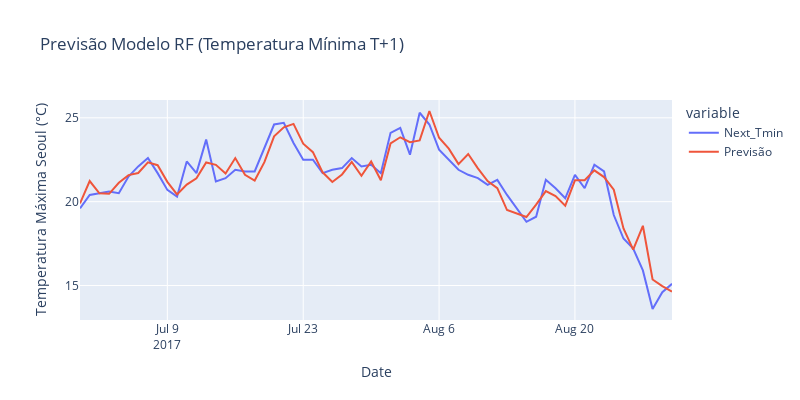

Write notebook code for a chart like this one.
### Code cell
fig = px.line(forecast_results, x='Date', y=['Next_Tmin', 'Previsão'], labels={
              'value': "Temperatura Máxima Seoul (°C)"}, title='Previsão Modelo RF (Temperatura Mínima T+1)', width=800, height=400)
fig.show()
